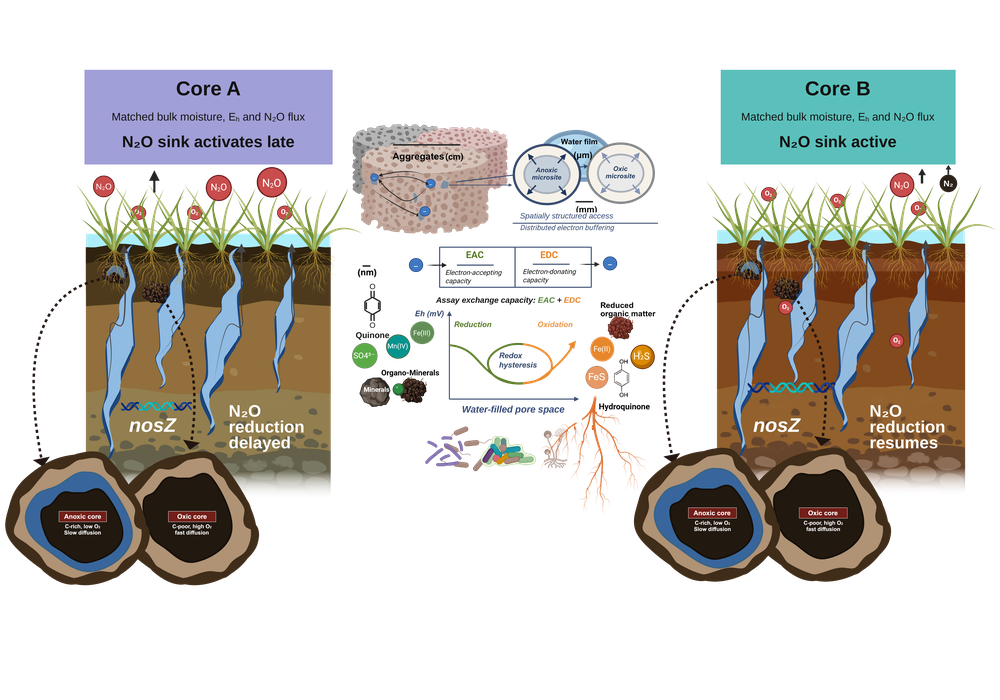
#> input picture figures/Supplementary_Figure_1a_artwork.png, 1000 x 700 px, shrunk from 6000 x 4200 before the run
$ python figS1_compose.py
#> lines starting #> are read from the running program, lines starting #| are printed output that depends on the picture
"""Compose Supplementary Fig. 1: a, relabelled author artwork; b, illustrative-example calculation (figS1_worked_example.py b)."""
from PIL import Image, ImageDraw, ImageFont
import numpy as np, os
DPI = 600; mm = DPI / 25.4; Wpx = int(183 * mm)
art = Image.open("../figures/Supplementary_Figure_1a_artwork.png")
#> art is the input picture: PIL image 1000x700 RGBA; mean R, G, B, A 53.9, 51.4, 45.3, 97.7
bg = Image.new("RGB", art.size, "white"); bg.paste(art, mask=art.split()[3])
#> after `bg = Image.new('RGB', art.size, 'white')`: bg: PIL image 1000x700 RGB; every value is 255
a = np.array(bg.convert("L")); ys, xs = np.where(a < 245)
#> after `a = np.array(bg.convert('L'))`:
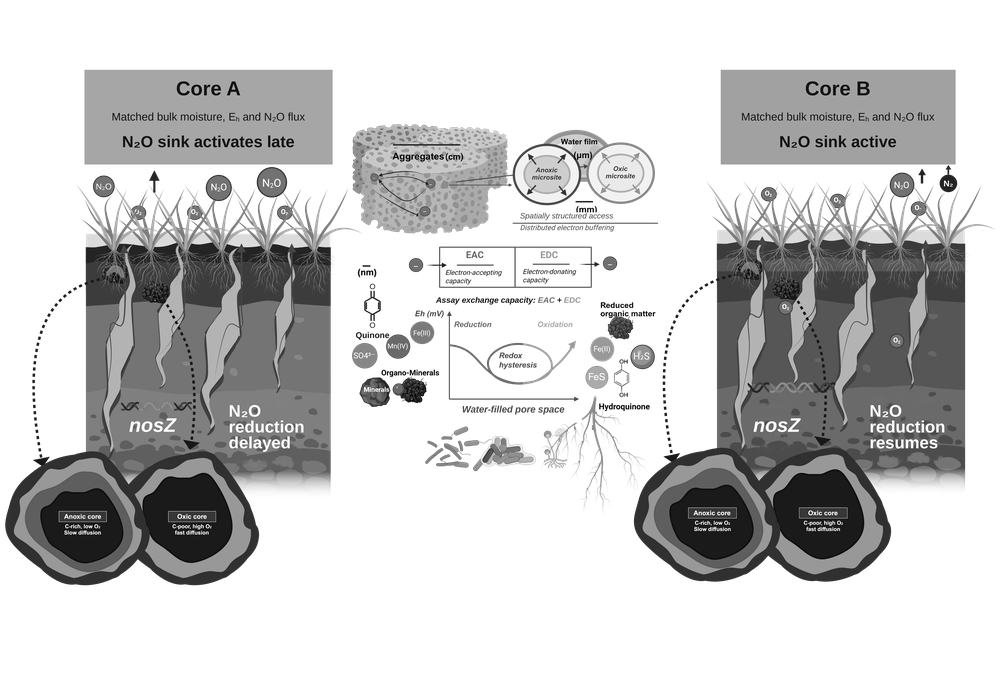
#> a: shape (700, 1000); min 0, max 255, mean 203.9
bg = bg.crop((max(xs.min() - 20, 0), max(ys.min() - 20, 0), xs.max() + 20, ys.max() + 20))
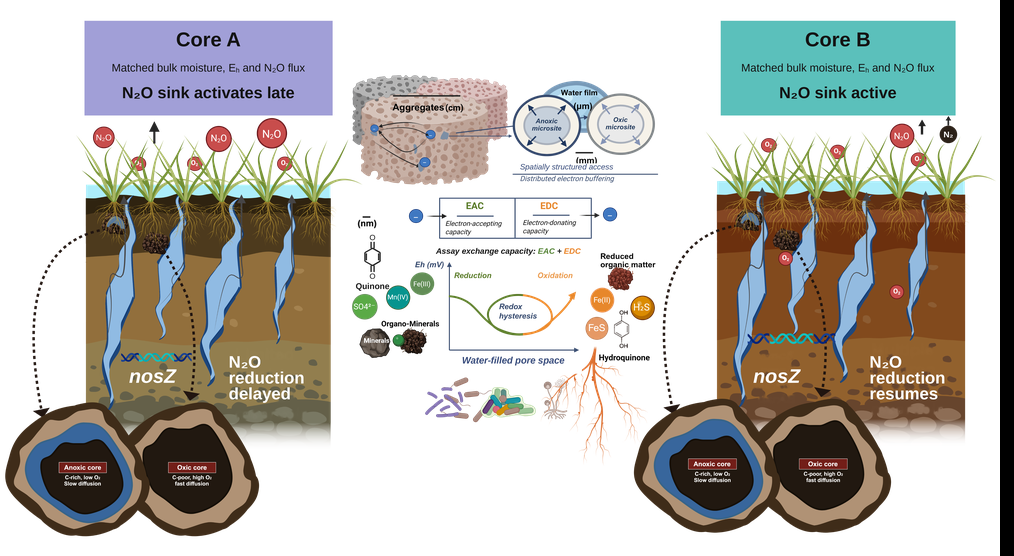
#> bg: PIL image 1014x556 RGB; mean R, G, B 190.4, 188, 182.2
bg = bg.resize((Wpx, int(bg.height * Wpx / bg.width)), Image.LANCZOS)
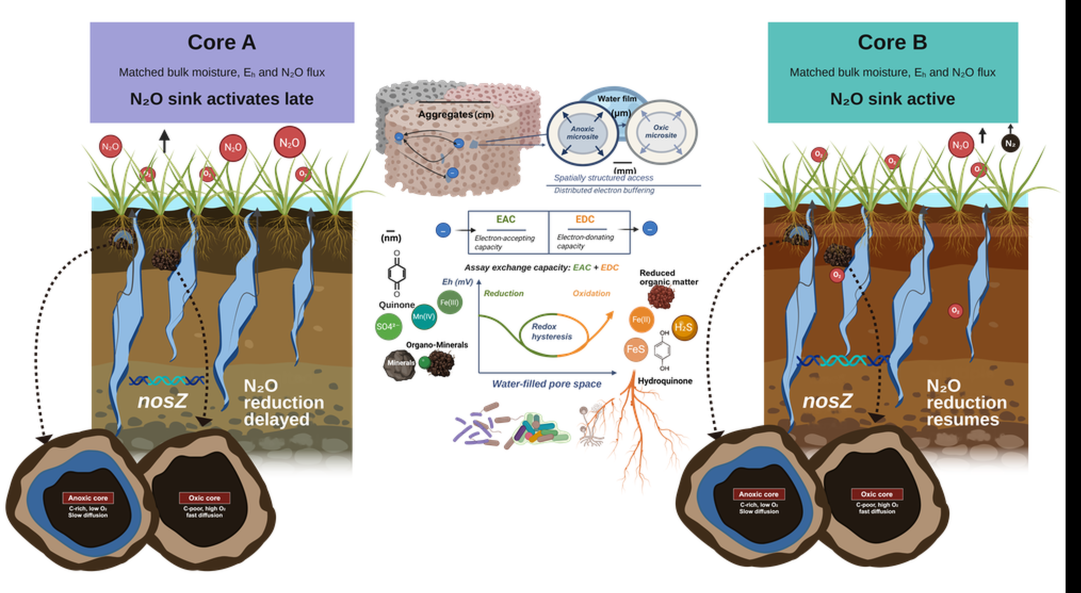
#> bg: PIL image 4322x2369 RGB (shown at 1/4 size); mean R, G, B 190.2, 187.9, 182
pb = Image.open("../figures/Supplementary_Figure_1_worked_example_panel_b.png").convert("RGB")
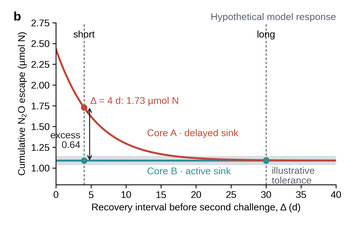
#> input picture figures/Supplementary_Figure_1_worked_example_panel_b.png, 350 x 228 px, shrunk from 2102 x 1370 before the run
pb = pb.resize((int(95 * mm), int(pb.height * 95 * mm / pb.width)), Image.LANCZOS)
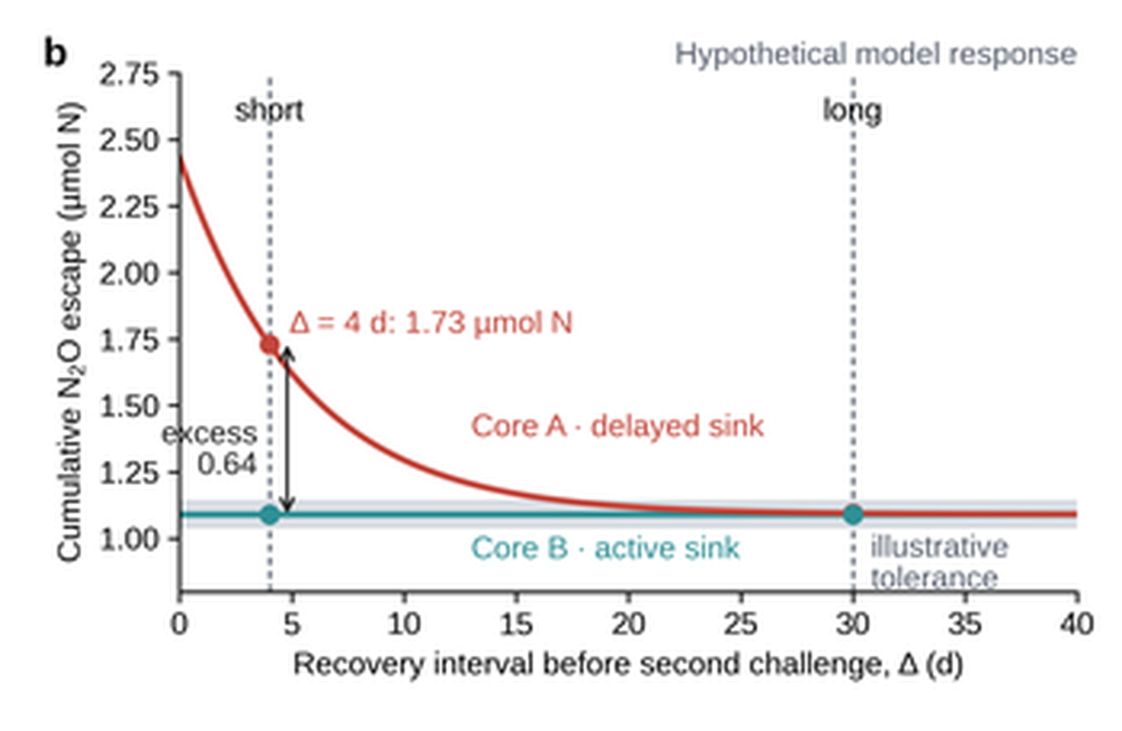
#> pb: PIL image 2244x1461 RGB (shown at 1/2 size); mean R, G, B 243.8, 243.1, 243.3
gap = int(4 * mm); H = bg.height + gap + pb.height
#> after `H = bg.height + gap + pb.height`: H = 3924
fig = Image.new("RGB", (Wpx, H), "white"); fig.paste(bg, (0, 0)); fig.paste(pb, ((Wpx - pb.width) // 2, bg.height + gap))
#> after `fig = Image.new('RGB', (Wpx, H), 'white')`: fig: PIL image 4322x3924 RGB; every value is 255
#> after `fig.paste(bg, (0, 0))`:
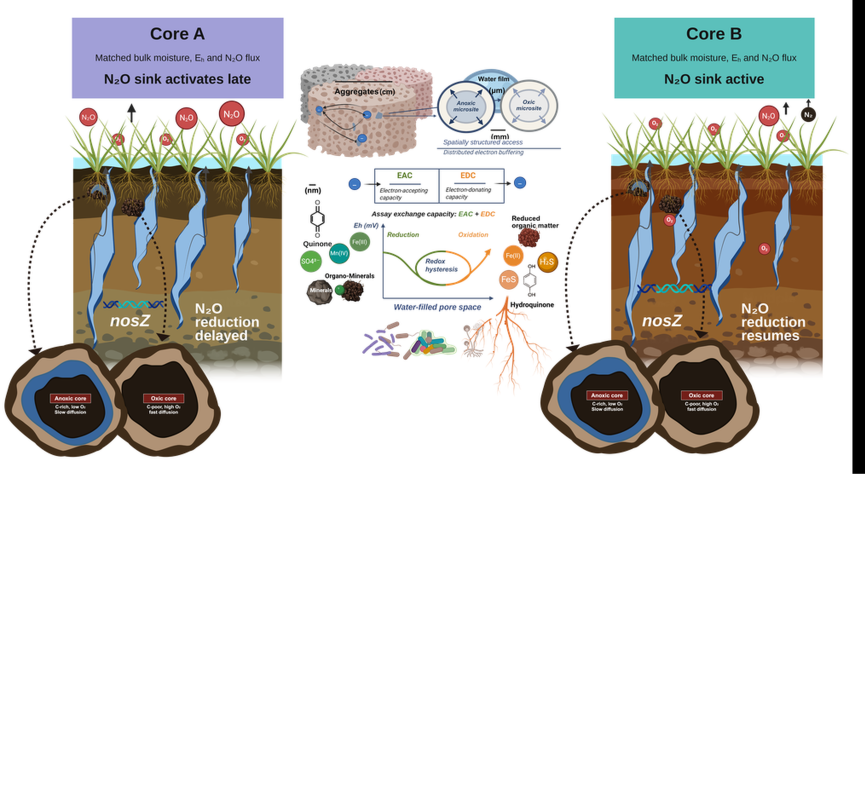
#> fig: PIL image 4322x3924 RGB (shown at 1/5 size); mean R, G, B 215.9, 214.5, 210.9
#> after `fig.paste(pb, ((Wpx - pb.width) // 2, bg.height + gap))`:
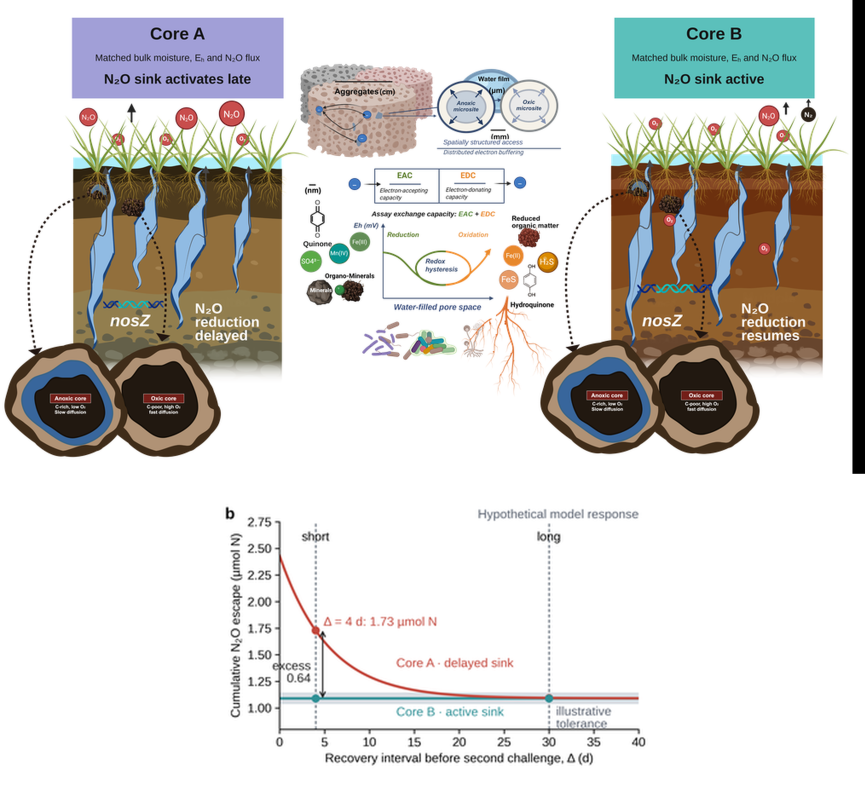
#> fig: PIL image 4322x3924 RGB (shown at 1/5 size); mean R, G, B 213.7, 212.2, 208.7
d = ImageDraw.Draw(fig)
fp = "/usr/share/fonts/truetype/liberation2/LiberationSans-Bold.ttf"
from matplotlib import font_manager
f = ImageFont.truetype(fp if os.path.exists(fp) else font_manager.findfont(font_manager.FontProperties(family="sans-serif",weight="bold")), int(9 / 72 * DPI))
d.text((int(1 * mm), int(1 * mm)), "a", font=f, fill="black")
for ext in ("png", "pdf"):
    fig.save(f"../figures/Supplementary_Figure_1_worked_example.{ext}", dpi=(DPI, DPI))
print(fig.size)
#| (4322, 3924)
